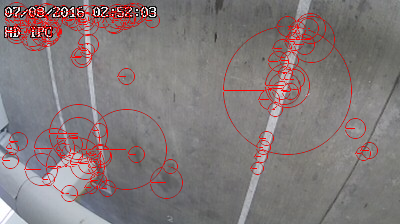
#> input picture tutorials/simpcv/empty.png, 400 x 224 px, given in place of empty.bmp, which was not available
$ python bgfancy.py   (older library calls are emulated)
#> lines starting #> are read from the running program, lines starting #| are printed output that depends on the picture; after the words box and inside, x2 and y2 are one past the last pixel; in counts of white or black regions, pixels touching at a corner belong together; pictures that were not available may be replaced by others from this repository, and a replacement may not be noted
import cv2
import numpy as np
from matplotlib import pyplot as plt

# Load the baseline image
#bfilename = '/home/acp/Downloads/092216_1458.jpg'
bfilename = '/home/acp/work/camera_testing/hosafe/cam10/empty.bmp'
bim = cv2.imread(bfilename)
#> bim is the input picture: shape (224, 400, 3); mean B, G, R 121.8, 121, 130.9
bimgray = cv2.cvtColor(bim, cv2.COLOR_BGR2GRAY)
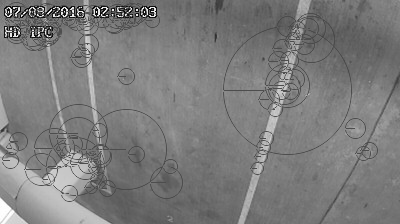
#> bimgray: shape (224, 400); min 3, max 255, mean 124.1


# Load test image
#filename = '/home/acp/Downloads/092216_1455.jpg'
filename = '/home/acp/work/camera_testing/hosafe/cam10/spot28_occ.bmp'
im = cv2.imread(filename)
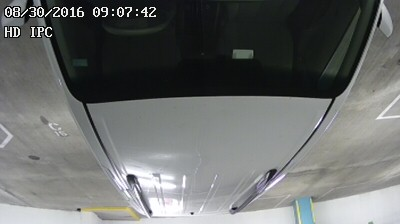
#> input picture tutorials/opencv/van_spot17.jpg, 400 x 224 px, given in place of spot28_occ.bmp, which was not available
#> im is the input picture: shape (224, 400, 3); mean B, G, R 106.7, 108, 105.7
imgray = cv2.cvtColor(im, cv2.COLOR_BGR2GRAY)

# get a subtractor
fgbg = cv2.createBackgroundSubtractorMOG2()

# init with empty image
fgmask = fgbg.apply(bimgray)
#> fgmask: shape (224, 400); every value is 127

# run with full image
fgmask = fgbg.apply(imgray)
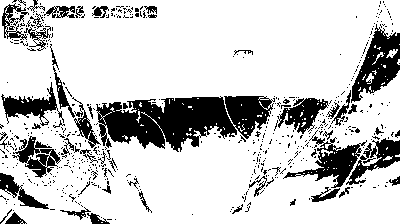
#> fgmask: shape (224, 400); values 0 (black) and 127 (white), 79.2% white; 538 black regions (483 under 20 px), largest, box (x1, y1, x2, y2) and area: (96, 96, 275, 152) 6223, (351, 24, 400, 103) 1815, (283, 130, 367, 188) 1374

# Copy it
cme = fgmask.copy()

# Filter preserving edges
filtraw = cv2.bilateralFilter(cme, 11, 17, 17)

# Copy it
filt = filtraw.copy()

ekernel = np.ones((5,5),np.uint8)
filt = cv2.erode(filt,ekernel,iterations = 1)
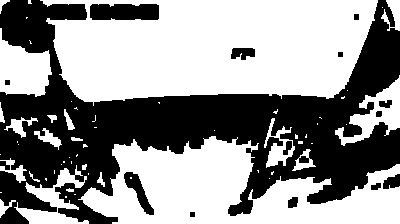
#> filt: shape (224, 400); values 0 (black) and 127 (white), 57.4% white; 15 black regions, largest, box (x1, y1, x2, y2) and area: (0, 0, 400, 224) 35784, (90, 4, 159, 20) 1060, (124, 172, 154, 215) 471
dkernel = np.ones((7,7),np.uint8)
filt = cv2.dilate(filt,dkernel,iterations = 2)
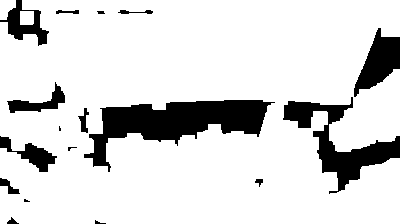
#> filt: shape (224, 400); values 0 (black) and 127 (white), 85.2% white; 17 black regions (3 under 20 px), largest, box (x1, y1, x2, y2) and area: (84, 100, 275, 172) 5619, (283, 97, 400, 194) 3278, (354, 28, 400, 97) 1590

# Threshold the diff
ret,thr = cv2.threshold(filt.copy(),0,255,cv2.THRESH_BINARY+cv2.THRESH_OTSU)
#> thr: shape (224, 400); 85.2% white; 17 black regions (3 under 20 px)
#> ret = 0

# contour the diff
#cim, cnts, h = cv2.findContours(fgmask.copy(), cv2.RETR_EXTERNAL, cv2.CHAIN_APPROX_SIMPLE)
#cim, cnts, h = cv2.findContours(filt.copy(), cv2.RETR_EXTERNAL, cv2.CHAIN_APPROX_SIMPLE)
cim, cnts, h = cv2.findContours(thr.copy(), cv2.RETR_EXTERNAL, cv2.CHAIN_APPROX_SIMPLE)
#> cnts = 3 contours; box (x1, y1, x2, y2) and area: (0, 0, 400, 224) 81458, (0, 0, 16, 20) 201, (20, 11, 34, 25) 168; h = [[1, -1, -1, -1], [2, 0, -1, -1], [-1, 1, -1, -1]]

Cnts = sorted(cnts, key = cv2.contourArea, reverse = True)
#> Cnts has the same summary as cnts

Cim  = imgray.copy()
Cim  = np.zeros_like(imgray)
for i in range(1):
    cv2.drawContours( Cim, Cnts[i], -1, 255, -1 )
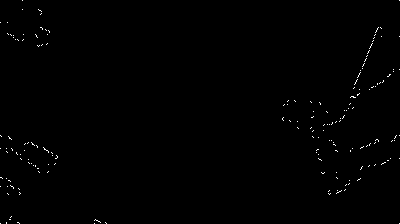
#> Cim: shape (224, 400); 0.43% white in thin lines or dots

plt.figure()
plt.imshow(fgmask,'gray')
plt.title('fgmask')

#plt.figure()
#plt.imshow(cme,'gray')
#plt.title('cme')

plt.figure()
plt.imshow(filtraw,'gray')
plt.title('filtraw')

plt.figure()
plt.imshow(filt,'gray')
plt.title('filt')

plt.figure()
plt.imshow(thr,'gray')
plt.title('thr')

plt.figure()
plt.imshow(Cim,'gray')
plt.title('Cim')

#plt.ion()
plt.show()
